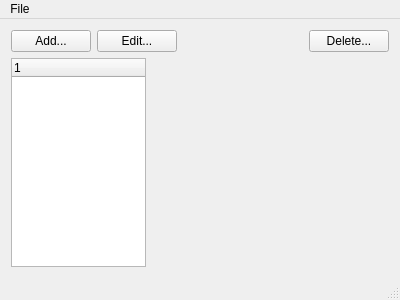
<?xml version="1.0" encoding="UTF-8"?>
<ui version="4.0">
 <class>MainWindow</class>
 <widget class="QMainWindow" name="MainWindow">
  <property name="geometry">
   <rect>
    <x>0</x>
    <y>0</y>
    <width>400</width>
    <height>300</height>
   </rect>
  </property>
  <property name="windowTitle">
   <string>MainWindow</string>
  </property>
  <widget class="QWidget" name="centralWidget">
   <layout class="QVBoxLayout" name="verticalLayout_4">
    <item>
     <layout class="QHBoxLayout" name="horizontalLayout">
      <item>
       <widget class="QPushButton" name="addPushButton">
        <property name="text">
         <string>Add...</string>
        </property>
       </widget>
      </item>
      <item>
       <widget class="QPushButton" name="editPushButton">
        <property name="text">
         <string>Edit...</string>
        </property>
       </widget>
      </item>
      <item>
       <spacer name="horizontalSpacer">
        <property name="orientation">
         <enum>Qt::Horizontal</enum>
        </property>
        <property name="sizeHint" stdset="0">
         <size>
          <width>40</width>
          <height>20</height>
         </size>
        </property>
       </spacer>
      </item>
      <item>
       <widget class="QPushButton" name="deletePushButton">
        <property name="text">
         <string>Delete...</string>
        </property>
       </widget>
      </item>
     </layout>
    </item>
    <item>
     <layout class="QHBoxLayout" name="horizontalLayout_2" stretch="4,7">
      <item>
       <widget class="QTreeWidget" name="treeWidget">
        <column>
         <property name="text">
          <string notr="true">1</string>
         </property>
        </column>
       </widget>
      </item>
      <item>
       <widget class="QStackedWidget" name="stackedWidget">
        <property name="currentIndex">
         <number>2</number>
        </property>
        <widget class="QWidget" name="infoPage">
         <layout class="QVBoxLayout" name="verticalLayout">
          <item>
           <widget class="QLabel" name="label">
            <property name="text">
             <string>&lt;NAME&gt;</string>
            </property>
           </widget>
          </item>
          <item>
           <spacer name="verticalSpacer">
            <property name="orientation">
             <enum>Qt::Vertical</enum>
            </property>
            <property name="sizeHint" stdset="0">
             <size>
              <width>20</width>
              <height>168</height>
             </size>
            </property>
           </spacer>
          </item>
         </layout>
        </widget>
        <widget class="QWidget" name="textViewPage">
         <layout class="QVBoxLayout" name="verticalLayout_2">
          <item>
           <widget class="QTextEdit" name="textEdit"/>
          </item>
         </layout>
        </widget>
        <widget class="QWidget" name="page_3">
         <layout class="QVBoxLayout" name="verticalLayout_3">
          <item>
           <widget class="QWidget" name="linkEditor" native="true"/>
          </item>
         </layout>
        </widget>
       </widget>
      </item>
     </layout>
    </item>
   </layout>
  </widget>
  <widget class="QMenuBar" name="menuBar">
   <property name="geometry">
    <rect>
     <x>0</x>
     <y>0</y>
     <width>400</width>
     <height>21</height>
    </rect>
   </property>
   <widget class="QMenu" name="menuFile">
    <property name="title">
     <string>File</string>
    </property>
    <addaction name="actionQuit"/>
   </widget>
   <addaction name="menuFile"/>
  </widget>
  <widget class="QStatusBar" name="statusBar"/>
  <action name="actionQuit">
   <property name="text">
    <string>Quit</string>
   </property>
  </action>
 </widget>
 <layoutdefault spacing="6" margin="11"/>
 <resources/>
 <connections/>
</ui>
